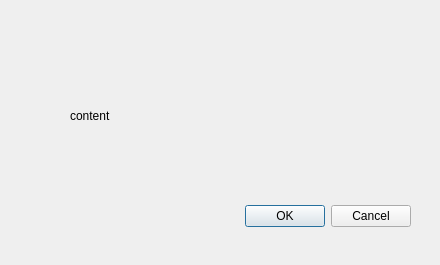
<?xml version="1.0" encoding="UTF-8"?>
<ui version="4.0">
 <class>infodialog</class>
 <widget class="QDialog" name="infodialog">
  <property name="geometry">
   <rect>
    <x>0</x>
    <y>0</y>
    <width>440</width>
    <height>265</height>
   </rect>
  </property>
  <property name="windowTitle">
   <string>Dialog</string>
  </property>
  <widget class="QDialogButtonBox" name="infookbutton">
   <property name="geometry">
    <rect>
     <x>70</x>
     <y>200</y>
     <width>341</width>
     <height>32</height>
    </rect>
   </property>
   <property name="orientation">
    <enum>Qt::Horizontal</enum>
   </property>
   <property name="standardButtons">
    <set>QDialogButtonBox::Cancel|QDialogButtonBox::Ok</set>
   </property>
  </widget>
  <widget class="QLabel" name="infolabe">
   <property name="geometry">
    <rect>
     <x>70</x>
     <y>70</y>
     <width>311</width>
     <height>91</height>
    </rect>
   </property>
   <property name="text">
    <string>content</string>
   </property>
  </widget>
 </widget>
 <resources/>
 <connections>
  <connection>
   <sender>infookbutton</sender>
   <signal>accepted()</signal>
   <receiver>infodialog</receiver>
   <slot>accept()</slot>
   <hints>
    <hint type="sourcelabel">
     <x>248</x>
     <y>254</y>
    </hint>
    <hint type="destinationlabel">
     <x>157</x>
     <y>274</y>
    </hint>
   </hints>
  </connection>
  <connection>
   <sender>infookbutton</sender>
   <signal>rejected()</signal>
   <receiver>infodialog</receiver>
   <slot>reject()</slot>
   <hints>
    <hint type="sourcelabel">
     <x>316</x>
     <y>260</y>
    </hint>
    <hint type="destinationlabel">
     <x>286</x>
     <y>274</y>
    </hint>
   </hints>
  </connection>
 </connections>
</ui>
